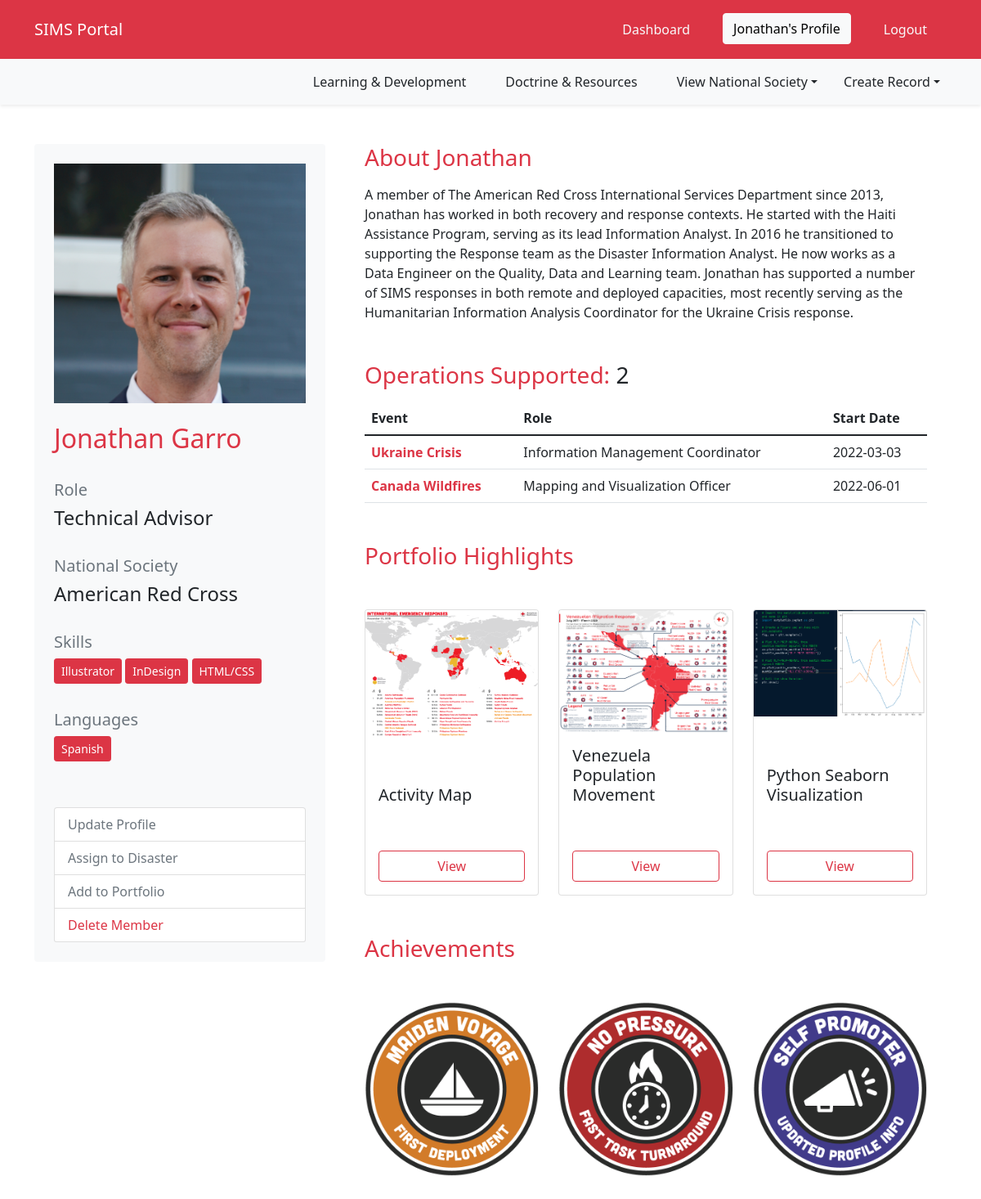
The app's page /profile (signed in) with its own data.
### SIMS_Portal/models.py (models this page shows, shortened)
class User(db.Model, UserMixin):
	__tablename__ = 'user'
	id = db.Column(db.Integer, primary_key=True)
	firstname = db.Column(db.String(40), nullable=False)
	lastname = db.Column(db.String(40), nullable=False)
	status = db.Column(db.String(20), default='Pending')
	birthday = db.Column(db.Date)
	email = db.Column(db.String(120), unique=True, nullable=False)
	password = db.Column(db.String(60), nullable=False)
	molnix_id = db.Column(db.Integer)
	job_title = db.Column(db.String(120))
	bio = db.Column(db.Text)
	is_admin = db.Column(db.Boolean, default=False)
	roles = db.Column(db.String(1000))
	languages = db.Column(db.String(1000))
	image_file = db.Column(db.String(20), nullable=False, default='default.png')
	twitter = db.Column(db.String(120))
	slack_id = db.Column(db.String(120))
	github = db.Column(db.String(120))
	messaging_number_country_code = db.Column(db.Integer)
	messaging_number = db.Column(db.Integer)
	ns_id = db.Column(db.Integer, ForeignKey('nationalsociety.ns_go_id'))
	assignments = db.relationship('Assignment', backref='assigned_member')
	products = db.relationship('Portfolio', backref='creator', lazy=True)
	skills = db.relationship('Skill', secondary='user_skill', backref='members_with_skill')
	languages = db.relationship('Language', secondary='user_language', backref='members_with_language')
	created_at = db.Column(db.DateTime, server_default=func.now())
	updated_at = db.Column(db.DateTime, onupdate=func.now())

class NationalSociety(db.Model):
	__tablename__ = 'nationalsociety'
	id = db.Column(db.Integer, primary_key=True)
	ns_name = db.Column(db.String(120), nullable=False)
	country_name = db.Column(db.String(120), nullable=False)
	ns_go_id = db.Column(db.Integer)
	users = db.relationship('User', backref='national_society', lazy=True)
	created_at = db.Column(db.DateTime, server_default=func.now())
	updated_at = db.Column(db.DateTime, onupdate=func.now())

class Skill(db.Model):
	__tablename__ = 'skill'
	id = db.Column(db.Integer, primary_key=True)
	name = db.Column(db.String)

class Language(db.Model):
	__tablename__ = 'language'
	id = db.Column(db.Integer, primary_key=True)
	name = db.Column(db.String)

class Emergency(db.Model):
	__tablename__ = 'emergency'
	id = db.Column(db.Integer, primary_key=True)
	emergency_name = db.Column(db.String(100), nullable=False)
	emergency_glide = db.Column(db.String(20))
	emergency_go_id = db.Column(db.Integer)
	emergency_location_id = db.Column(db.Integer)
	emergency_review_id = db.Column(db.Integer)
	activation_details = db.Column(db.String(1000))
	emergency_type_id = db.Column(db.Integer, db.ForeignKey('emergencytype.id'))
	emergency_products = db.relationship('Portfolio', backref='emergency_response', lazy=True)
	assigned_to = db.relationship('Assignment', backref='assigned_emergency', lazy=True)
	created_at = db.Column(db.DateTime, server_default=func.now())
	updated_at = db.Column(db.DateTime, onupdate=func.now())

class Assignment(db.Model):
	__tablename__ = 'assignment'
	id = db.Column(db.Integer, primary_key=True)
	role = db.Column(db.String(100))
	start_date = db.Column(db.Date, nullable=False, default=datetime.utcnow)
	end_date = db.Column(db.Date, nullable=False)
	remote = db.Column(db.Boolean)
	assignment_details = db.Column(db.String(1000))
	user_id = db.Column(db.Integer, db.ForeignKey('user.id'))
	emergency_id = db.Column(db.Integer, db.ForeignKey('emergency.id'), default=0)
	created_at = db.Column(db.DateTime, server_default=func.now())
	updated_at = db.Column(db.DateTime, onupdate=func.now())

class Portfolio(db.Model):
	__tablename__ = 'portfolio'
	id = db.Column(db.Integer, primary_key=True)
	title = db.Column(db.String(200), nullable=False)
	type = db.Column(db.String(100), nullable=False)
	description = db.Column(db.Text)
	final_file_location = db.Column(db.String(100), nullable=False)
	asset_file_location = db.Column(db.String(100))
	external = db.Column(db.Boolean, default=False)
	creator_id = db.Column(db.Integer, db.ForeignKey('user.id'), nullable=False)
	emergency_id = db.Column(db.Integer, ForeignKey('emergency.id'))
	created_at = db.Column(db.DateTime, server_default=func.now())
	updated_at = db.Column(db.DateTime, onupdate=func.now())

### tables this page shows
CREATE TABLE user_skill (
	user_id INTEGER, 
	skill_id INTEGER, 
	FOREIGN KEY(user_id) REFERENCES user (id), 
	FOREIGN KEY(skill_id) REFERENCES skill (id)
);

CREATE TABLE user_language (
	user_id INTEGER, 
	language_id INTEGER, 
	FOREIGN KEY(user_id) REFERENCES user (id), 
	FOREIGN KEY(language_id) REFERENCES language (id)
);

### SIMS_Portal/routes.py (the view)
@app.route('/profile')
@login_required
def profile():
	user_info = User.query.filter(User.id==current_user.id).first()
	try:
		ns_association = db.session.query(User, NationalSociety).join(NationalSociety, NationalSociety.ns_go_id == User.ns_id).filter(User.id==current_user.id).with_entities(NationalSociety.ns_name).first()[0]
	except:
		ns_association = 'None'
	try:
		assignment_history = db.session.query(User, Assignment, Emergency).join(Assignment, Assignment.user_id==User.id).join(Emergency, Emergency.id==Assignment.emergency_id).filter(User.id==current_user.id).all()
	except:
		pass
	deployment_history_count = len(assignment_history)
	user_portfolio = db.session.query(User, Portfolio).join(Portfolio, Portfolio.creator_id==User.id).filter(User.id==current_user.id).all()
	skills_list = db.engine.execute("SELECT * FROM user JOIN user_skill ON user.id = user_skill.user_id JOIN skill ON skill.id = user_skill.skill_id WHERE user.id=:current_user", {'current_user': current_user.id})
	languages_list = db.engine.execute("SELECT * FROM user JOIN user_language ON user.id = user_language.user_id JOIN language ON language.id = user_language.language_id WHERE user.id=:current_user", {'current_user': current_user.id})
	profile_picture = url_for('static', filename='assets/img/avatars/' + current_user.image_file)
	return render_template('profile.html', title='Profile', profile_picture=profile_picture, ns_association=ns_association, user_info=user_info, assignment_history=assignment_history, deployment_history_count=deployment_history_count, user_portfolio=user_portfolio, skills_list=skills_list, languages_list=languages_list)

### SIMS_Portal/models.py (called while the page is built)
@login_manager.user_loader
def load_user(user_id):
	return User.query.get(int(user_id))

### SIMS_Portal/templates/profile.html (shortened to what this page needs)
{% extends "layout.html" %}
{% block content %}
<div class="container">
	<div class="row mb-5">
		<div class="col col-md-4 rounded rounded-3">
			<div class="card border-0 p-4 bg-light">
				<div class="row">
					<img src="{{ profile_picture }}" class="img-fluid mb-4" >
				</div>
				<div class="row">
					<h2 class="text-danger">{{ current_user.firstname }} {{ current_user.lastname }}</h2>
				</div>
				<div class="row">
					<h5 class="text-secondary mt-4">Role</h5>
					<h4>{{ current_user.job_title }}</h4>
				</div>
				<div class="row">
					<h5 class="text-secondary mt-4">National Society</h5>
					<h4>{{ ns_association }}</h4>
				</div>
				<div class="row">
					<div>
					<h5 class="text-secondary mt-4">Skills</h5>
					{% for skill in skills_list %}
						<button type="button" class="btn btn-danger btn-sm mb-2">{{skill.name}}</button>
					{% endfor %}
					</div>
				</div>
				<div class="row">
					<div>
					<h5 class="text-secondary mt-4">Languages</h5>
					{% for language in languages_list %}
						<button type="button" class="btn btn-danger btn-sm mb-2">{{language.name}}</button>
					{% endfor %}
					</div>
				</div>
				<div class="list-group mt-5">
			  		<a href="{{ url_for('update_profile') }}" class="list-group-item list-group-item-action text-secondary">Update Profile</a>
			  		<a href="#" class="list-group-item list-group-item-action text-secondary">Assign to Disaster</a>
			  		<a href="{{ url_for('new_portfolio') }}" class="list-group-item list-group-item-action text-secondary">Add to Portfolio</a>
			  		<a href="#" class="list-group-item list-group-item-action text-danger">Delete Member</a>
				</div>
			</div>
		</div>
		<div class="col mx-4">
			<div class='mb-5'>
				<h3 class="mb-3 text-danger">About {{ user_info.firstname }}</h3>
				{{ user_info.bio }}
			</div>
			<div class='mb-5'>
				<h3 class="mb-3 text-danger">Operations Supported: <span class='text-dark'>{{ deployment_history_count }}</span></h3>
				{% if deployment_history_count == 0 %}
					No deployments yet.
				{% else %}
				<table class="table">
			  	<thead class="">
					<tr>
				  	<th>Event</th>
				  	<th>Role</th>
				  	<th>Start Date</th>
					</tr>
			  	</thead>
			  	<tbody>
				  	{% for assignment in assignment_history %}
				  	<tr>
						<td class="fw-bold"><a href="/emergency/{{assignment.Emergency.id}}" class="link-danger">{{assignment.Emergency.emergency_name}}</a></td>
						<td>{{assignment.Assignment.role}}</td>
						<td>{{assignment.Assignment.start_date}}</td>
				  	</tr>
				  	{% endfor %}
			  	</tbody>
				</table>
				{% endif %}
			</div>
			<div class='mb-5'>
				<h3 class="mb-3 text-danger">Portfolio Highlights</h3>
				<div class="row row-cols-3 row-cols-md-3 g-4 mt-4">
				{% for product in user_portfolio %}
					<div class="col d-flex align-items-stretch">
						<div class="card" style="width: 18rem;">
					  	<img src="/static/assets/portfolio/{{product.Portfolio.final_file_location}}" class="card-img-top" alt="...">
					  	<div class="card-body d-flex flex-column">
							<h5 class="card-title mt-auto">{{product.Portfolio.title}}</h5>
							<a href="#" class="btn btn-outline-danger mt-5">View</a>
					  	</div>
						</div>
					</div>
				{% endfor %}
				</div>
			</div>
			<div class='mb-3'>
			<h3 class="mb-5 text-danger">Achievements</h3>
			<div class="row">
				<div class="col">
					<img src='/static/assets/img/badges/Maiden-Voyage.png' class="img-fluid">
				</div>
				<div class="col">
					<img src='/static/assets/img/badges/Fast-Turnaround.png' class="img-fluid">
				</div>
				<div class="col">
					<img src='/static/assets/img/badges/Self-Promoter.png' class="img-fluid">
				</div>
			</div>
			</div>
		</div>
	</div>
</div>
{% endblock content %}

### SIMS_Portal/templates/layout.html (shortened to what this page needs)
<!DOCTYPE html>
<html lang="en">
<head>
	<link href="https://cdn.jsdelivr.net/npm/bootstrap@5.1.3/dist/css/bootstrap.min.css" rel="stylesheet">
	<link href="https://cdn.datatables.net/1.11.4/css/dataTables.bootstrap5.min.css" rel="stylesheet">
	<link rel="stylesheet" type="text/css" href="{{ url_for('static', filename='css/main.css') }}">
	<link rel="stylesheet" href="https://cdn.jsdelivr.net/npm/bootstrap-icons@1.8.3/font/bootstrap-icons.css">
</head>
<body data-spy="scroll" data-target=".card" data-offset="50">
	<header>
	<nav id="navbar_top" class="navbar navbar-expand-md navbar-dark bg-danger navbar-static-top py-3">
	 <div class="container">
		{% if current_user.is_authenticated %}
			<a class="navbar-brand" href="/dashboard">SIMS Portal</a>
		{% else %}
			<a class="navbar-brand" href="/">SIMS Portal</a>
		{% endif %}
	  <div class="collapse navbar-collapse" id="main_nav">
		<ul class="navbar-nav ms-auto">
			{% if current_user.is_authenticated %}
				{% if request.path == '/dashboard' %}
					<li class="nav-item px-3"><button type="button" class="btn btn-light">Dashboard</button></li>
				{% else %}
					<li class="nav-item px-3"><a class="nav-link text-light" href="/dashboard"> Dashboard </a></li>
				{% endif %}
				{% if request.path == '/profile' %}
					<li class="nav-item px-3"><button type="button" class="btn btn-light">{{ current_user.firstname }}'s Profile</button></li>
				{% else %}
				<li class="nav-item px-3"><a class="nav-link text-light" href="/profile"> {{ current_user.firstname }}'s Profile </a></li>
				{% endif %}
				<li class="nav-item px-3"><a class="nav-link text-light" href="/logout"> Logout </a></li>
			{% endif %}
		</ul>
	  </div>
	</nav>
	{% if current_user.is_authenticated %}
	<nav id="navbar_top" class="navbar navbar-expand-sm box-shadow shadow-sm navbar-dark bg-light sticky-top mb-5 ">
	 <div class="container">
	  <div class="collapse navbar-collapse" id="main_nav">
		<ul class="navbar-nav ms-auto">
			<li class="nav-item px-3"><a class="nav-link text-dark" href="#">Learning & Development</a></li>
			<li class="nav-item px-3"><a class="nav-link text-dark" href="{{ url_for('resources')}}">Doctrine & Resources</a></li>
			<li class="nav-item dropdown px-3">
				<a class="nav-link dropdown-toggle text-dark" href="#" id="navbarDropdown" role="button" data-toggle="dropdown" aria-haspopup="true" aria-expanded="false">View National Society</a>
			</li>
			<li class="nav-item dropdown pl-3">
				<a class="nav-link dropdown-toggle text-dark" href="#" id="navbarDropdown" role="button" data-toggle="dropdown" aria-haspopup="true" aria-expanded="false">Create Record</a>
			</li>
		</ul>
	  </div>
	 </div>
	</nav>
	{% endif %}
	</header>
	{% block content %}{% endblock %}
</body>
</html>

### SIMS_Portal/static/css/main.css (style rules this page uses)
a:link { text-decoration: none; }
body { position: relative }

### records on screen
User: firstname "Jonathan", lastname "Garro", job_title "Technical Advisor", bio "A member of The American Red Cross International Services Department since 2013, Jonathan has worked in both recovery and response contexts. He started with the Haiti Assistance Program, serving as its lead Information Analyst. In 2016 he transitioned to supporting the Response team as the Disaster Information Analyst. He now works as a Data Engineer on the Quality, Data and Learning team. Jonathan has supported a number of SIMS responses in both remote and deployed capacities, most recently serving as the Humanitarian Information Analysis Coordinator for the Ukraine Crisis response.", Emergency.emergency_name "Ukraine Crisis", Assignment.role "Information Management Coordinator", Assignment.start_date "2022-03-03", Emergency.emergency_name "Canada Wildfires", Assignment.role "Mapping and Visualization Officer", Assignment.start_date "2022-06-01", Portfolio.final_file_location (picture), Portfolio "Activity Map", Portfolio "Venezuela Population Movement", Portfolio "Python Seaborn Visualization"
NationalSociety: ns_name "American Red Cross"
user_skill: name "Illustrator"
user_skill: name "InDesign"
user_skill: name "HTML/CSS"
user_language: name "Spanish"

### other values on screen
{{ deployment_history_count }} "2"
